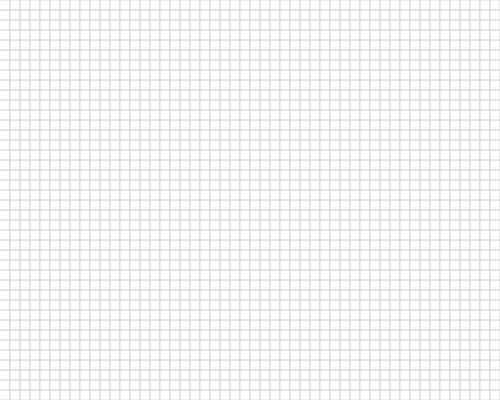
Frame 1 (no input)
Frame 60 (no input): identical to frame 1, image omitted
Frame 120 (the mouse pressed at the canvas centre since frame 60): identical to frame 1, image omitted

The p5.js sketch that drew this single still picture (run headless with seeded random() and noise() and a simulated clock; from frame 60 on, the mouse is pressed at the canvas centre):

// p5.js sketch
// ── sketch.js
let grid;

function setup() {
  createCanvas(500, 400);
  background(255);
  grid = new Grid(10);
  grid.draw();
}

function draw() {
  background(255);
  grid.draw();
}

function keyPressed() {
  grid.clear();
}

function mouseClicked() {
  grid.setCellAt(mouseX, mouseY, 1);
}

class Grid {
  constructor( // convert to options obj
    cellSize = 4,
    cellValue = 0,
    pixelWidth = width,
    pixelHeight = height,
    xOffset = 0, // gridX() / gridY() not yet working with offsets
    yOffset = 0
  ) {
    this.xoff = 0;//xOffset;
    this.yoff = 0;//yOffset;
    this.cellSize = cellSize;
    this.width = pixelWidth;
    this.height = pixelHeight;
    this.cols = floor(pixelWidth / cellSize);
    this.rows = floor(pixelHeight / cellSize);
    this.cells = [...Array(this.cols)].map((x) => Array(this.rows).fill(cellValue));
  }

  clear(val = 0) {
    for (let y = 0; y < this.rows; y++) {
      for (let x = 0; x < this.cols; x++) {
        this.cells[x][y] = val;
      }
    }
  }

  draw() {
    for (let y = 0; y < this.rows; y++) {
      for (let x = 0; x < this.cols; x++) {
        noFill();
        stroke(220);
        if (this.cells[x][y]) fill(200, 0, 0);
        square(this.xoff + x * this.cellSize, this.yoff + y * this.cellSize, this.cellSize);
      }
    }
  }

  getCellAt(pixelX, pixelY) {
    return this.cells[this.gridX(pixelX)][this.gridY(pixelY)];
  }

  setCellAt(pixelX, pixelY, value) {
    this.cells[this.gridX(pixelX)][this.gridY(pixelY)] = value;
  }

  pixelX(gridX) {
    return gridX * this.cellSize;
  }

  pixelY(gridY) {
    return gridY * this.cellSize;
  }

  gridX(pixelX) {
    return floor((constrain(pixelX, this.xoff, this.width) - this.xoff) / this.cellSize);
  }

  gridY(pixelY) {
    return floor((constrain(pixelY, this.yoff, this.height) - this.yoff) / this.cellSize);
  }
}
